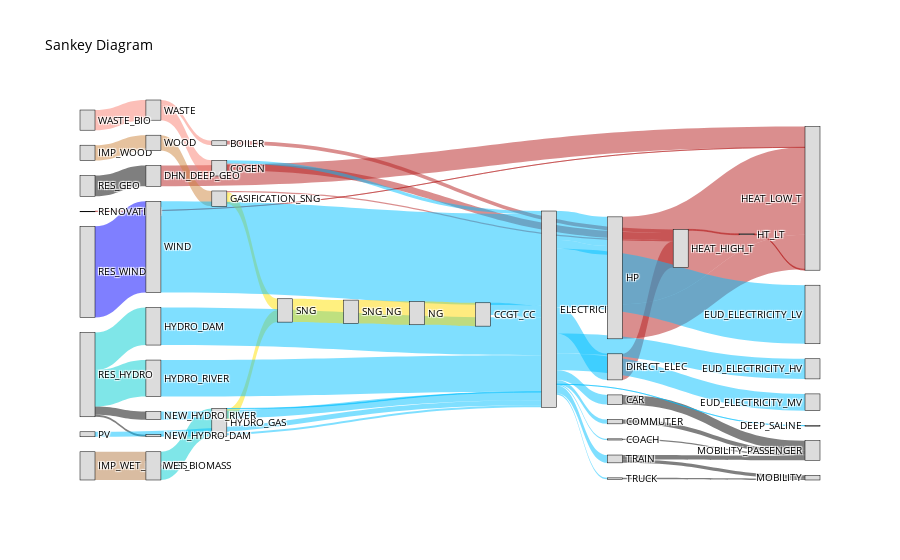

The notebook cell this image was saved under:
### Code cell
fig.show()

### Figure 1 — Plotly figure (JSON) as saved in the notebook; plotly's stock layout.template omitted (floating-point values rounded to 4 significant figures)
{"data": [{"link": {"color": ["rgba(181, 31, 31, 0.50)", "rgba(181, 31, 31, 0.50)", "rgba(181, 31, 31, 0.50)", "rgba(181, 31, 31, 0.50)", "rgba(255, 225, 0, 0.50)", "rgba(181, 31, 31, 0.50)", "rgba(181, 31, 31, 0.50)", "rgba(181, 31, 31, 0.50)", "rgba(255, 225, 0, 0.50)", "rgba(179, 123, 68, 0.50)", "rgba(205, 133, 63, 0.50)", "rgba(181, 31, 31, 0.50)", "rgba(181, 31, 31, 0.50)", "rgba(181, 31, 31, 0.50)", "rgba(0, 0, 0, 0.50)", "rgba(0, 0, 0, 0.50)", "rgba(0, 206, 209, 0.50)", "rgba(0, 0, 0, 0.50)", "rgba(0, 206, 209, 0.50)", "rgba(0, 0, 255, 0.50)", "rgba(250, 128, 114, 0.50)", "rgba(250, 128, 114, 0.50)", "rgba(250, 128, 114, 0.50)", "rgba(0, 206, 209, 0.50)", "rgba(205, 133, 63, 0.50)", "rgba(0, 0, 0, 0.50)", "rgba(0, 0, 0, 0.50)", "rgba(0, 0, 0, 0.50)", "rgba(0, 0, 0, 0.50)", "rgba(0, 0, 0, 0.50)", "rgba(0, 0, 0, 0.50)", "rgba(0, 191, 255, 0.50)", "rgba(0, 191, 255, 0.50)", "rgba(0, 191, 255, 0.50)", "rgba(0, 191, 255, 0.50)", "rgba(0, 191, 255, 0.50)", "rgba(0, 191, 255, 0.50)", "rgba(0, 191, 255, 0.50)", "rgba(0, 191, 255, 0.50)", "rgba(0, 191, 255, 0.50)", "rgba(0, 191, 255, 0.50)", "rgba(0, 191, 255, 0.50)", "rgba(0, 191, 255, 0.50)", "rgba(0, 191, 255, 0.50)", "rgba(0, 191, 255, 0.50)", "rgba(0, 191, 255, 0.50)", "rgba(0, 191, 255, 0.50)", "rgba(0, 191, 255, 0.50)", "rgba(0, 191, 255, 0.50)", "rgba(0, 191, 255, 0.50)", "rgba(0, 191, 255, 0.50)", "rgba(0, 191, 255, 0.50)", "rgba(255, 215, 0, 0.50)", "rgba(255, 225, 0, 0.50)", "rgba(255, 215, 0, 0.50)"], "label": [38550.0, 9159.0, 15320.0, 0.0003812, 5024.0, 611.5, 388.6, 388.6, 5285.0, 12472, 6790.0, 1627.0, 3120.0, 11520.0, 9159.0, 902.9, 16580.0, 3606.0, 16120.0, 40300.0, 1984.0, 6933.0, 8917, 12470.0, 6790.0, 4240.0, 520.6, 1920.0, 1463.0, 1995.0, 612.2, 5391.0, 11520.0, 12850.0, 3831.0, 0.0001555, 16580.0, 211.4, 16120.0, 1387.0, 902.9, 3606.0, 2205.0, 40300.0, 8896.0, 25870.0, 7404.0, 4240.0, 520.6, 1920.0, 3458.0, 612.2, 10310.0, 10310.0, 10310.0], "source": [16, 7, 16, 29, 13, 13, 14, 17, 19, 21, 22, 0, 4, 8, 30, 31, 31, 31, 31, 32, 37, 37, 38, 39, 41, 1, 3, 5, 35, 35, 36, 2, 9, 9, 9, 9, 18, 19, 20, 4, 25, 26, 28, 40, 9, 9, 9, 9, 9, 9, 9, 9, 27, 33, 34], "target": [15, 15, 15, 15, 33, 14, 17, 15, 33, 39, 41, 14, 14, 14, 7, 25, 18, 26, 20, 40, 0, 4, 37, 19, 13, 24, 24, 24, 23, 24, 23, 9, 8, 16, 16, 6, 9, 9, 9, 9, 9, 9, 9, 9, 10, 11, 12, 1, 3, 5, 35, 36, 2, 34, 27], "value": [38550.0, 9159.0, 15320.0, 0.0003812, 5024.0, 611.5, 388.6, 388.6, 5285.0, 12472, 6790.0, 1627.0, 3120.0, 11520.0, 9159.0, 902.9, 16580.0, 3606.0, 16120.0, 40300.0, 1984.0, 6933.0, 8917, 12470.0, 6790.0, 4240.0, 520.6, 1920.0, 1463.0, 1995.0, 612.2, 5391.0, 11520.0, 12850.0, 3831.0, 0.0001555, 16580.0, 211.4, 16120.0, 1387.0, 902.9, 3606.0, 2205.0, 40300.0, 8896.0, 25870.0, 7404.0, 4240.0, 520.6, 1920.0, 3458.0, 612.2, 10310.0, 10310.0, 10310.0]}, "node": {"color": "#DCDCDC", "label": ["BOILER", "CAR", "CCGT_CC", "COACH", "COGEN", "COMMUTER", "DEEP_SALINE", "DHN_DEEP_GEO", "DIRECT_ELEC", "ELECTRICITY", "EUD_ELECTRICITY_HV", "EUD_ELECTRICITY_LV", "EUD_ELECTRICITY_MV", "GASIFICATION_SNG", "HEAT_HIGH_T", "HEAT_LOW_T", "HP", "HT_LT", "HYDRO_DAM", "HYDRO_GAS", "HYDRO_RIVER", "IMP_WET_BIOMASS", "IMP_WOOD", "MOBILITY", "MOBILITY_PASSENGER", "NEW_HYDRO_DAM", "NEW_HYDRO_RIVER", "NG", "PV", "RENOVATION", "RES_GEO", "RES_HYDRO", "RES_WIND", "SNG", "SNG_NG", "TRAIN", "TRUCK", "WASTE", "WASTE_BIO", "WET_BIOMASS", "WIND", "WOOD"], "line": {"color": "black", "width": 0.5}, "pad": 15, "thickness": 15}, "type": "sankey", "valueformat": ".0f", "valuesuffix": ""}], "layout": {"font": {"color": "black", "size": 10}, "title": {"text": "Sankey Diagram"}}}
